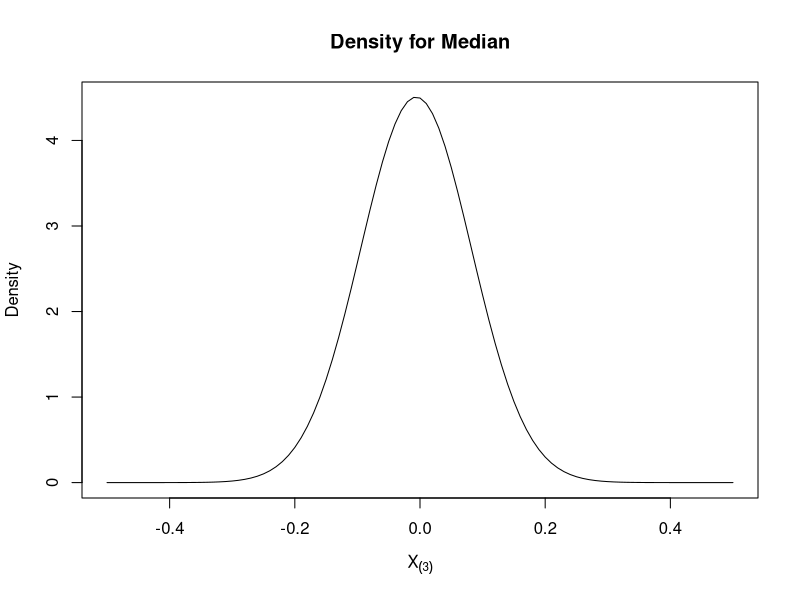
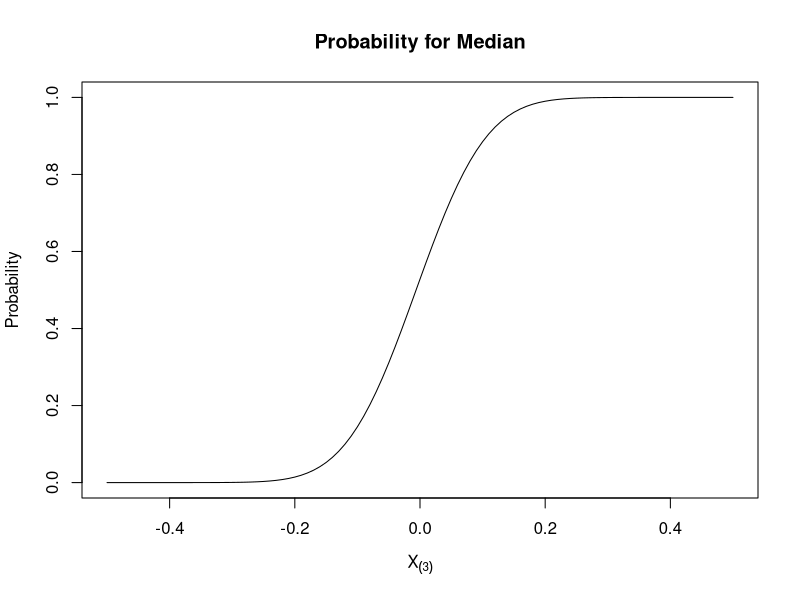
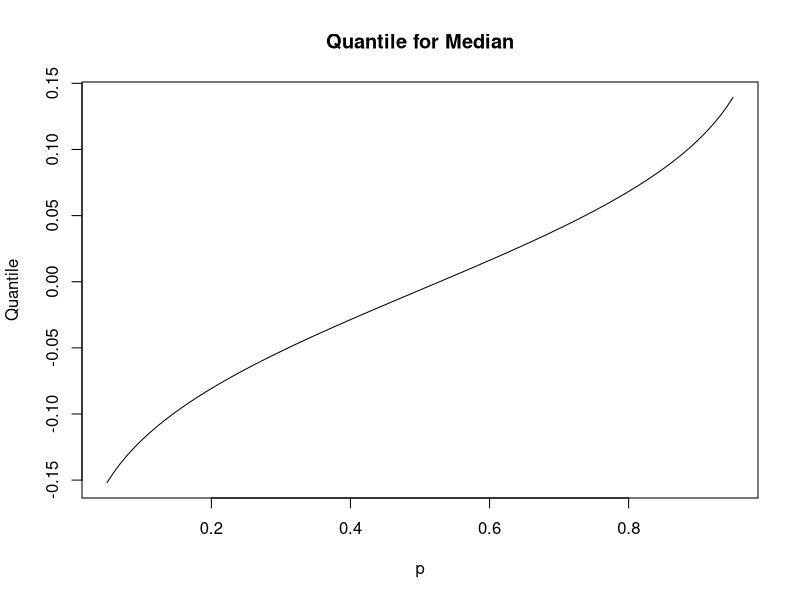
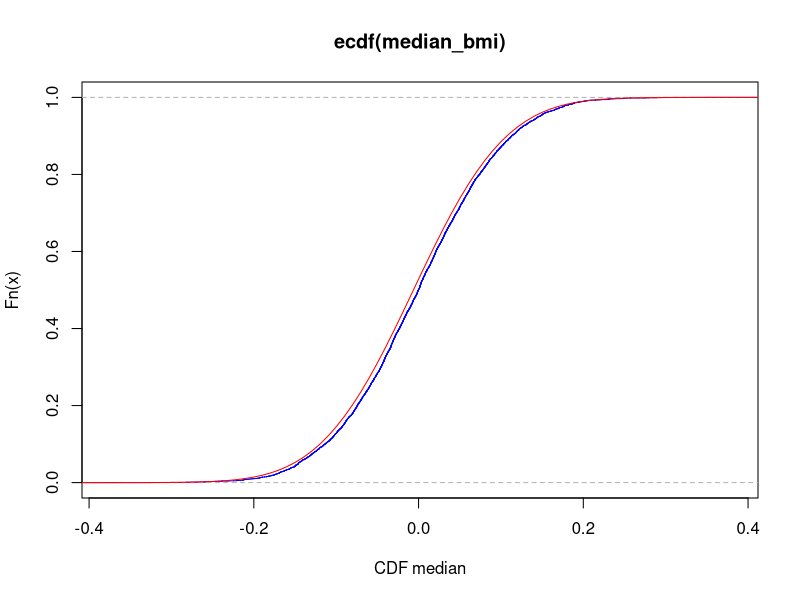
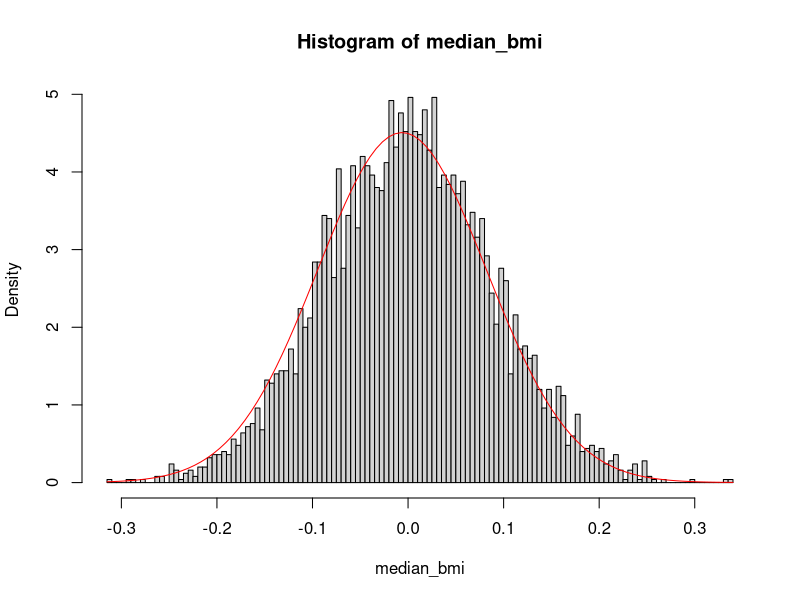
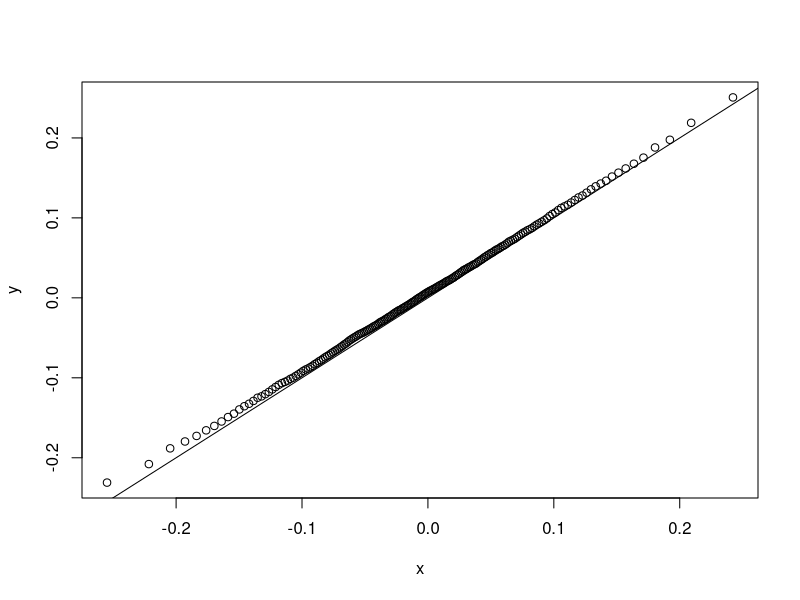
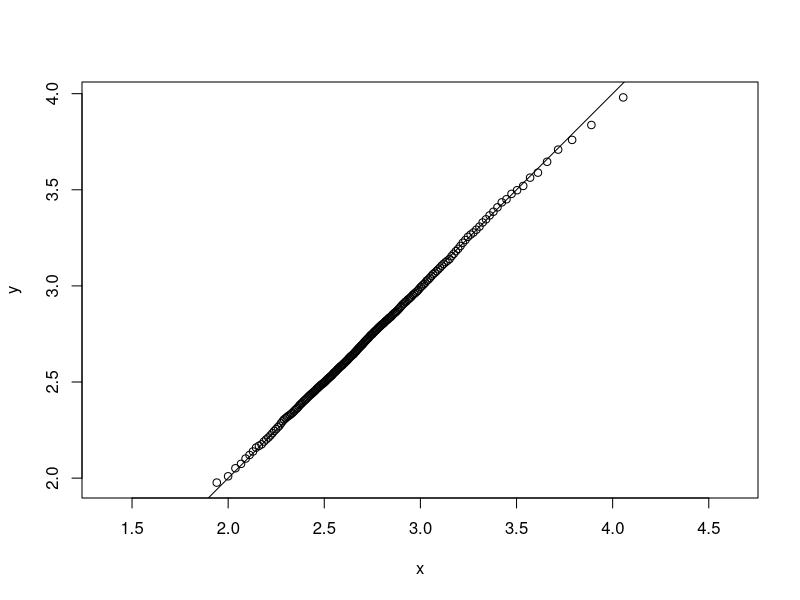
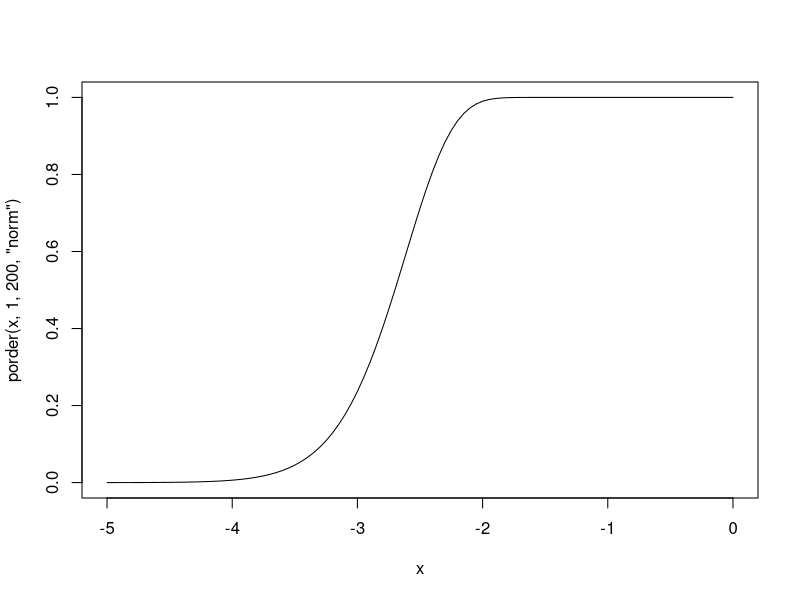

Source code (R) for these figures, in order:
## ---- chunk 1
knitr::opts_chunk$set(echo = TRUE)
## ---- chunk 2
library(tidyverse)
library(dplyr)
## ---- chunk 3
dorder <- function(x){
  100*
  choose(200,100)*
  (pnorm(x))^(100-1)*
  (1-pnorm(x))^(200-100)*
  dnorm(x)
}
curve(
    dorder(x)
  , -0.5
  , 0.5
  , xlab = parse(text="X[(3)]")
  , ylab = "Density"
  , main="Density for Median"
)
## ---- chunk 4
porder <- function(x){
  pbinom(100-1, 200, pnorm(x), lower.tail = FALSE)
}
curve(
    porder(x)
  , -0.5
  , 0.5
  , xlab = parse(text="X[(3)]")
  , ylab = "Probability"
  , main="Probability for Median"
)
## ---- chunk 5

data <- data.frame(x=seq(-0.5,0.5,by=0.001)) %>%
  mutate(p=porder(x))
qf1 <- approxfun(data$p,data$x)
qf1(0.7)
curve(qf1,0.05,0.95,, main="Quantile for Median",xlab = "p",ylab = "Quantile")
## ---- chunk 6
median_bmi <- rep(NA, 5000)
for(i in seq_along(median_bmi)){
  bmi <- rnorm(200)
  median_bmi[i] <- median(bmi)
}
plot(ecdf(median_bmi),xlab = parse(text = "CDF~median"),col="blue")
curve(porder(x),-0.5,0.5,add = TRUE, col="red")
## ---- chunk 7
median_bmi <- rep(NA, 5000)
for(i in seq_along(median_bmi)){
  bmi <- rnorm(200)
  median_bmi[i] <- median(bmi)
}
hist(median_bmi,breaks = 100,freq = FALSE)
curve(dorder(x),add = TRUE,col="red")
## ---- chunk 8
p <-ppoints(200)
median_bmi <- rep(NA, 5000)
for(i in seq_along(median_bmi)){
  bmi <- rnorm(200)
  median_bmi[i] <- median(bmi)
}

x<-qf1(p)
y<-quantile(median_bmi,probs = p)
plot(x,y)
abline(0,1)
## ---- chunk 9
dorder <- function(x,k){
  k*
  choose(200,k)*
  (pnorm(x))^(k-1)*
  (1-pnorm(x))^(200-k)*
  dnorm(x)
}
## ---- chunk 10
porder <- function(x,k){
  pbinom(k-1, 200, pnorm(x), lower.tail = FALSE)
}
## ---- chunk 11
qorder <- function(p,k) {
  tmp <- function(x,k){porder(x,k)-p}
  out<-p*0
  for (i in seq_along(p)) {
    out[i] <- uniroot(tmp,c(-5,10),p=p[i])$root
    
  }
  out
}

## ---- chunk 12
M <- 5000 # studies
N <- 200 # sample size
b <- array(rnorm(M*N), c(M, N))
max <- b %>% apply(1, function(x){sort(x)[200]})

qmax <- function(p) {
  tmp <- function(x,p){porder(x,200)-p}
  out<-p*0
  for (i in seq_along(p)) {
    out[i] <- uniroot(tmp,c(-5,10),p=p[i])$root
    
  }
  out
}

x<-qmax((1:199)/200)
y <- quantile(max, probs = (1:199)/200,na.rm = TRUE)
#rg <- range(x, y, na.rm=T)
qqplot(x,y,asp=1)
abline(0,1)


## ---- chunk 13
dorder <- function(x,k,n,dist,...){
  pf <- eval(parse(text=paste0("p" ,dist)))
  df <- eval(parse(text=paste0("d" , dist)))
  k*
    choose(n,k)*
    (pf(x, ...))^(k-1)*
    (1-pf(x, ...))^(n-k)*
    df(x, ...)
}

porder <- function(x,k,n,dist,...){
  pf <- eval(parse(text=paste0("p" ,dist)))
  pbinom(k-1, n, pf(x,...), lower.tail = FALSE)
}

qorder <- function(p,k,dist,...) {
  tmp <- function(x,p){porder(x,k,dist,...)-p}
  out<-p*0
  for (i in seq_along(p)) {
    out[i] <- uniroot(tmp,c(-100,100),p=p[i])$root
    
  }
  out
}


## ---- chunk 14
curve(porder(x, 1, 200, "norm"), -5, 0)
curve(dorder(x, 1, 200, "norm"), -5, 0)
